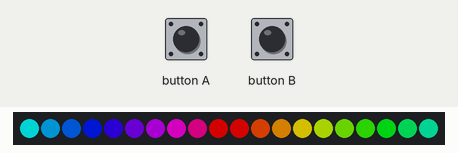
Bench run of a program on a simulated BBC micro:bit (MakeCode). On the bench: 20 RGB LEDs in strip order, left to right. The test bench sets the inputs (shaded band). Dim RGB values are drawn brighter than linear.

Above: at 1.26 s.
1.3 s: button A pressed for 0.15 s
At 2.6 s:
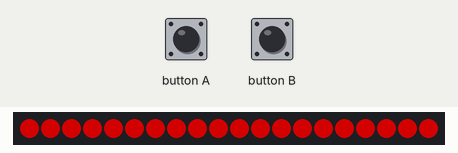
2.9 s: button B pressed for 0.15 s
At 4.1 s:
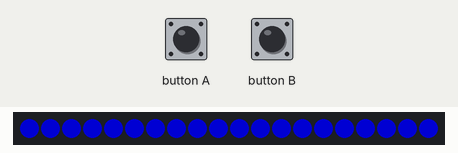
Timing chart, 0 to 5.9 s (numbered marks = the images above; inputs shaded):
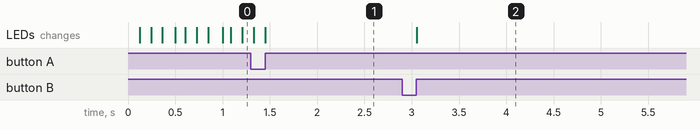

Measured:
- after the input at 1.3 s, the LEDs: first differ from a run without the input after 0.15 s (image 1)
- after the input at 2.9 s, the LEDs: change after 0.15 s (image 2)

The program:

main.ts
```typescript
input.onButtonPressed(Button.A, function () {
    strip.showColor(neopixel.colors(NeoPixelColors.Red))
})
input.onButtonPressed(Button.B, function () {
    strip.showColor(neopixel.colors(NeoPixelColors.Blue))
})
let strip: neopixel.Strip = null
strip = neopixel.create(DigitalPin.P1, 20, NeoPixelMode.RGB)
strip.showRainbow(1, 360)
basic.forever(function () {
    strip.show()
    strip.rotate(1)
    basic.pause(100)
})
```

test.ts
```typescript
// Tady jsou testy. Při použití tohoto balíčku jako rozšíření nebude zkompilováno.
```
